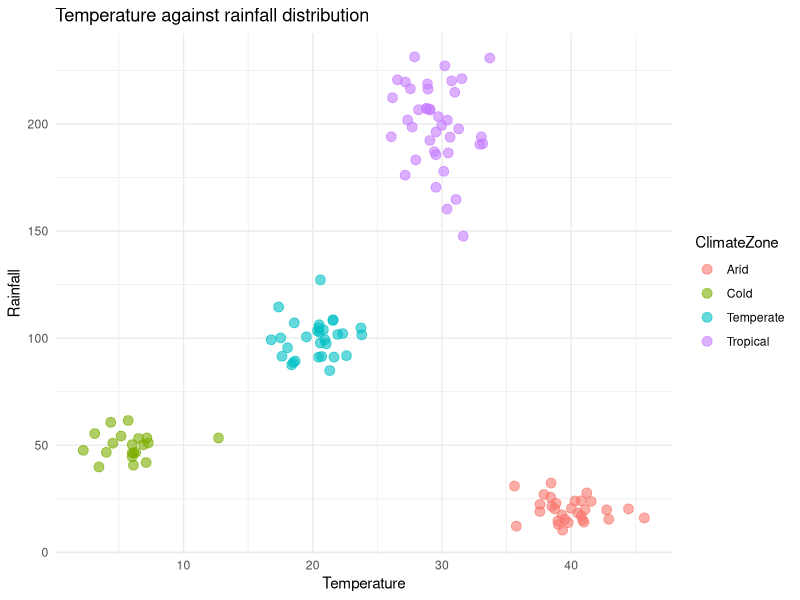

This chart was generated by the following R code:
library(ggplot2)
data <- read.csv("Climate.csv")
head(data)
str(data)

#examine the dataset
table(data$ClimateZone)

data$ClimateZone <- as.factor(data$ClimateZone)

#draw a plot to see the data points spread
ggplot(data, aes(x= Temperature, y= Rainfall, color=ClimateZone))+
  geom_point(size=3, alpha=0.6)+
  labs(title= "Temperature against rainfall distribution",
       x="Temperature",
       y="Rainfall")+
  theme_minimal()
